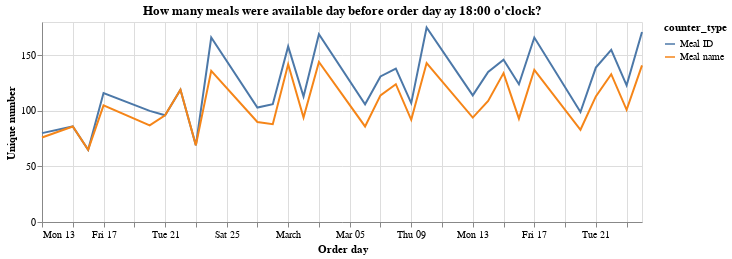

Source (notebook cell):
### Code cell
alt.Chart(df_melt).mark_line().encode(
    x=alt.X('order day', title='Order day'),
    y=alt.Y('counter', title='Unique number'),
    color='counter_type'
).properties(
    title="How many meals were available day before order day ay 18:00 o'clock?",
    width=600,
    height=200,
)

### Figure 1 — Vega-Lite specification as saved in the notebook (floating-point values rounded to 4 significant figures)
{"config": {"view": {"continuousWidth": 300, "continuousHeight": 300}}, "data": {"name": "data-bfe62da25d97a88bcbda90f3e1d93d0f"}, "mark": {"type": "line"}, "encoding": {"color": {"field": "counter_type", "type": "nominal"}, "x": {"field": "order day", "title": "Order day", "type": "temporal"}, "y": {"field": "counter", "title": "Unique number", "type": "quantitative"}}, "height": 200, "title": "How many meals were available day before order day ay 18:00 o'clock?", "width": 600, "$schema": "https://vega.github.io/schema/vega-lite/v5.8.0.json", "datasets": {"data-bfe62da25d97a88bcbda90f3e1d93d0f": [{"order day": "2023-02-13T00:00:00", "counter_type": "Meal ID", "counter": 80}, {"order day": "2023-02-15T00:00:00", "counter_type": "Meal ID", "counter": 86}, {"order day": "2023-02-16T00:00:00", "counter_type": "Meal ID", "counter": 65}, {"order day": "2023-02-17T00:00:00", "counter_type": "Meal ID", "counter": 116}, {"order day": "2023-02-20T00:00:00", "counter_type": "Meal ID", "counter": 100}, {"order day": "2023-02-21T00:00:00", "counter_type": "Meal ID", "counter": 96}, {"order day": "2023-02-22T00:00:00", "counter_type": "Meal ID", "counter": 119}, {"order day": "2023-02-23T00:00:00", "counter_type": "Meal ID", "counter": 69}, {"order day": "2023-02-24T00:00:00", "counter_type": "Meal ID", "counter": 166}, {"order day": "2023-02-27T00:00:00", "counter_type": "Meal ID", "counter": 103}, {"order day": "2023-02-28T00:00:00", "counter_type": "Meal ID", "counter": 106}, {"order day": "2023-03-01T00:00:00", "counter_type": "Meal ID", "counter": 158}, {"order day": "2023-03-02T00:00:00", "counter_type": "Meal ID", "counter": 113}, {"order day": "2023-03-03T00:00:00", "counter_type": "Meal ID", "counter": 169}, {"order day": "2023-03-06T00:00:00", "counter_type": "Meal ID", "counter": 106}, {"order day": "2023-03-07T00:00:00", "counter_type": "Meal ID", "counter": 131}, {"order day": "2023-03-08T00:00:00", "counter_type": "Meal ID", "counter": 138}, {"order day": "2023-03-09T00:00:00", "counter_type": "Meal ID", "counter": 107}, {"order day": "2023-03-10T00:00:00", "counter_type": "Meal ID", "counter": 175}, {"order day": "2023-03-13T00:00:00", "counter_type": "Meal ID", "counter": 114}, {"order day": "2023-03-14T00:00:00", "counter_type": "Meal ID", "counter": 135}, {"order day": "2023-03-15T00:00:00", "counter_type": "Meal ID", "counter": 146}, {"order day": "2023-03-16T00:00:00", "counter_type": "Meal ID", "counter": 124}, {"order day": "2023-03-17T00:00:00", "counter_type": "Meal ID", "counter": 166}, {"order day": "2023-03-20T00:00:00", "counter_type": "Meal ID", "counter": 99}, {"order day": "2023-03-21T00:00:00", "counter_type": "Meal ID", "counter": 139}, {"order day": "2023-03-22T00:00:00", "counter_type": "Meal ID", "counter": 155}, {"order day": "2023-03-23T00:00:00", "counter_type": "Meal ID", "counter": 123}, {"order day": "2023-03-24T00:00:00", "counter_type": "Meal ID", "counter": 171}, {"order day": "2023-02-13T00:00:00", "counter_type": "Meal name", "counter": 76}, {"order day": "2023-02-15T00:00:00", "counter_type": "Meal name", "counter": 86}, {"order day": "2023-02-16T00:00:00", "counter_type": "Meal name", "counter": 65}, {"order day": "2023-02-17T00:00:00", "counter_type": "Meal name", "counter": 105}, {"order day": "2023-02-20T00:00:00", "counter_type": "Meal name", "counter": 87}, {"order day": "2023-02-21T00:00:00", "counter_type": "Meal name", "counter": 96}, {"order day": "2023-02-22T00:00:00", "counter_type": "Meal name", "counter": 119}, {"order day": "2023-02-23T00:00:00", "counter_type": "Meal name", "counter": 69}, {"order day": "2023-02-24T00:00:00", "counter_type": "Meal name", "counter": 136}, {"order day": "2023-02-27T00:00:00", "counter_type": "Meal name", "counter": 90}, {"order day": "2023-02-28T00:00:00", "counter_type": "Meal name", "counter": 88}, {"order day": "2023-03-01T00:00:00", "counter_type": "Meal name", "counter": 142}, {"order day": "2023-03-02T00:00:00", "counter_type": "Meal name", "counter": 94}, {"order day": "2023-03-03T00:00:00", "counter_type": "Meal name", "counter": 144}, {"order day": "2023-03-06T00:00:00", "counter_type": "Meal name", "counter": 86}, {"order day": "2023-03-07T00:00:00", "counter_type": "Meal name", "counter": 114}, {"order day": "2023-03-08T00:00:00", "counter_type": "Meal name", "counter": 124}, {"order day": "2023-03-09T00:00:00", "counter_type": "Meal name", "counter": 92}, {"order day": "2023-03-10T00:00:00", "counter_type": "Meal name", "counter": 143}, {"order day": "2023-03-13T00:00:00", "counter_type": "Meal name", "counter": 94}, {"order day": "2023-03-14T00:00:00", "counter_type": "Meal name", "counter": 109}, {"order day": "2023-03-15T00:00:00", "counter_type": "Meal name", "counter": 134}, {"order day": "2023-03-16T00:00:00", "counter_type": "Meal name", "counter": 93}, {"order day": "2023-03-17T00:00:00", "counter_type": "Meal name", "counter": 137}, {"order day": "2023-03-20T00:00:00", "counter_type": "Meal name", "counter": 83}, {"order day": "2023-03-21T00:00:00", "counter_type": "Meal name", "counter": 113}, {"order day": "2023-03-22T00:00:00", "counter_type": "Meal name", "counter": 133}, {"order day": "2023-03-23T00:00:00", "counter_type": "Meal name", "counter": 101}, {"order day": "2023-03-24T00:00:00", "counter_type": "Meal name", "counter": 141}]}}
